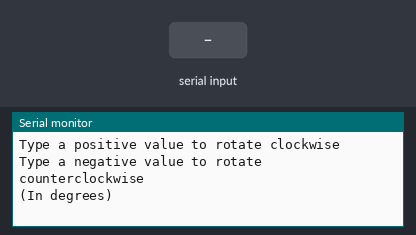
The sketch below on a simulated Arduino Uno, built with avr-gcc and run on an emulated ATmega328P. Shown: the last lines printed to the serial monitor. The inputs (shaded band) are chosen by the test bench. No radio packets arrive unless stated.

Above: at 1.2 s.
1.3 s: "1\n" received over Serial
At 2.0 s:
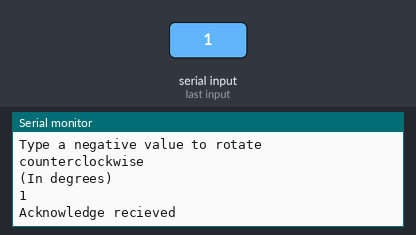
2.8 s: "0\n" received over Serial
At 3.2 s:
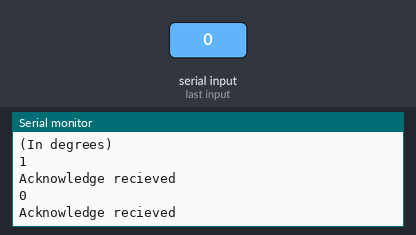
4.3 s: "2\n" received over Serial
At 5.5 s:
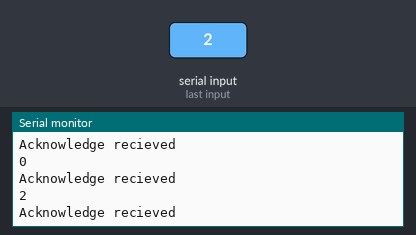

Measured:
- after the input at 1.3 s, the serial monitor: prints a new line at once (image 1)
- after the input at 2.8 s, the serial monitor: prints a new line at once (image 2)
- after the input at 4.3 s, the serial monitor: prints a new line at once (image 3)

The sketch:

transmitter.ino
```cpp
#include <SPI.h>
#include <RF24.h>
#include <nRF24L01.h>
#include <printf.h>


#define cePin 9
#define csPin 10

RF24 radio(cePin, csPin);
const uint64_t add1 = 0x0a0c0a0c0aLL;
char msg[10];

void setup() {
  Serial.begin(9600);
  radio.begin();
  printf_begin();
  radio.openWritingPipe(add1);
  radio.printDetails();

  Serial.println("Type a positive value to rotate clockwise");
  Serial.println("Type a negative value to rotate counterclockwise");
  Serial.println("(In degrees)");
}

void loop() {
  // put your main code here, to run repeatedly:

}

void serialEvent() {
  bool rslt;
  Serial.readBytesUntil('\n', msg, sizeof(msg));
  Serial.println(msg);
  rslt = radio.write(msg, sizeof(msg));
  if (rslt) {
    Serial.println("Acknowledge recieved");
  } else {
    Serial.println("Transmission failed");
  }
  memset(msg, 0, sizeof(msg));
}
```
